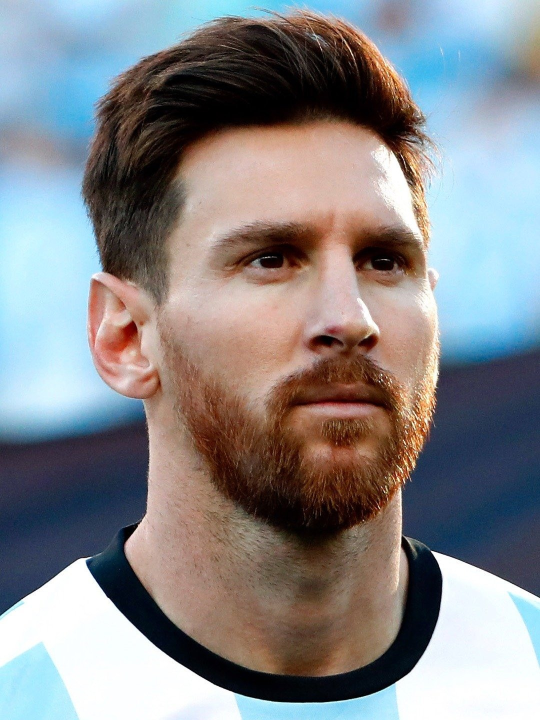
#> input picture Test Images/lion.jpg, 1080 x 1440 px, found by its file name (shown at 1/2 size)
$ python 'counter detection file.py'
#> lines starting #> are read from the running program, lines starting #| are printed output that depends on the picture; after the words box and inside, x2 and y2 are one past the last pixel; in counts of white or black regions, pixels touching at a corner belong together
import cv2
import numpy as np

# Read the image
image_path = r"C:\Users\piyus\Desktop\lion.jpg"
img = cv2.imread(image_path)
#> img is the input picture: shape (1440, 1080, 3); mean B, G, R 137.7, 134.9, 134.9
img = cv2.resize(img,(500,500))
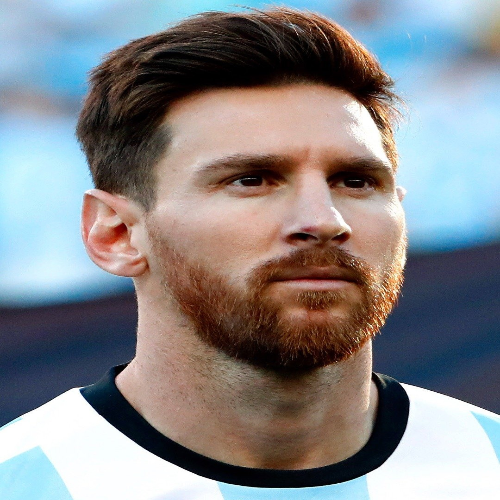
#> img: shape (500, 500, 3); mean B, G, R 137.6, 134.8, 134.8

# Convert the image to grayscale
gray = cv2.cvtColor(img, cv2.COLOR_BGR2GRAY)
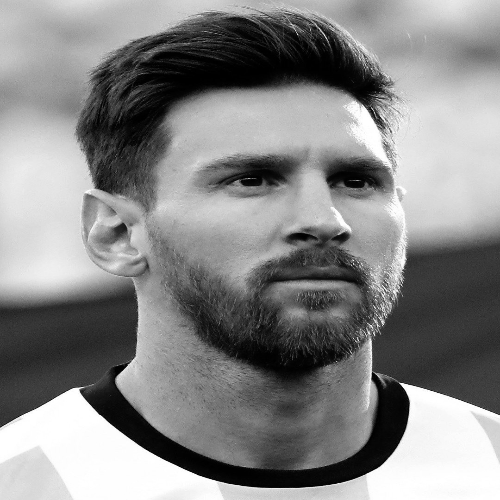
#> gray: shape (500, 500); min 0, max 255, mean 135.1

# Apply thresholding or edge detection
# Choose one of the following methods:

# Method 1: Thresholding
_, thresholded = cv2.threshold(gray, 127, 255, cv2.THRESH_BINARY)
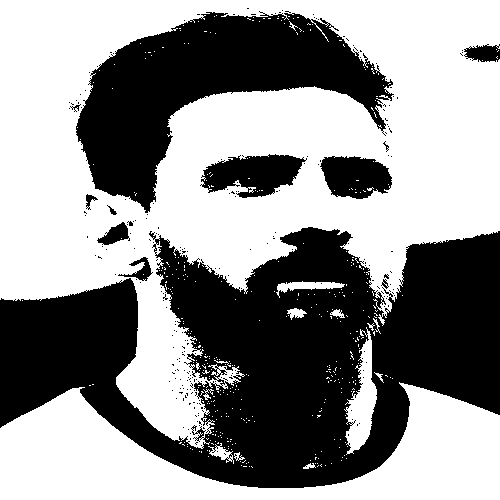
#> thresholded: shape (500, 500); 56.2% white; 242 black regions (230 under 20 px), largest, box (x1, y1, x2, y2) and area: (0, 227, 500, 488) 75717, (76, 11, 394, 213) 26850, (200, 154, 307, 198) 2957

# Method 2: Edge Detection (using Canny)
edges = cv2.Canny(gray, 50, 150)
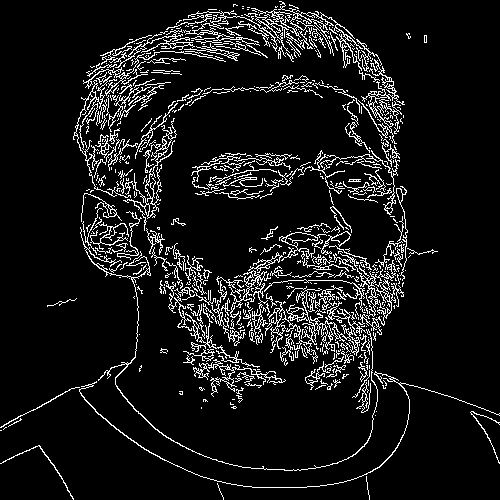
#> edges: shape (500, 500); 8.8% white in thin lines or dots

# Find contours in the thresholded or edge-detected image
contours, hierarchy = cv2.findContours(edges, cv2.RETR_EXTERNAL, cv2.CHAIN_APPROX_SIMPLE)
#> contours = 528 contours, 468 with area under 20; largest, box (x1, y1, x2, y2) and area: (265, 288, 360, 356) 550, (333, 253, 404, 335) 473, (229, 270, 271, 335) 363, (251, 1, 363, 71) 348, (358, 59, 405, 144) 316

# Choose the index of the contour you want to output
chosen_contour_index = 220  # Change this index as needed

# Create an empty image to draw the chosen contour
output_img = np.zeros_like(img)

# Draw the chosen contour on the empty image
cv2.drawContours(output_img, contours, 221, (0, 255, 0), 2)
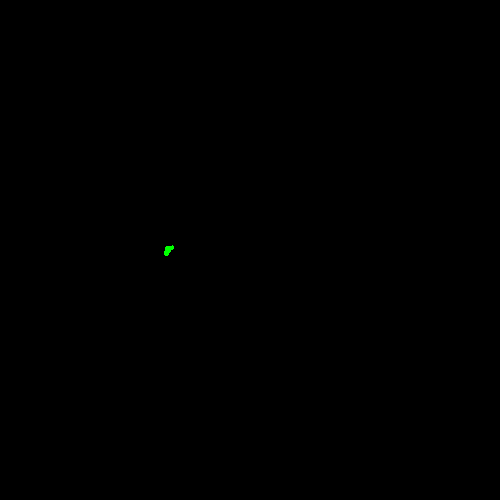
#> output_img: shape (500, 500, 3); mean of channels 0, 1, 2 0, 0.1, 0; drawn as B, G, R

# Display the original image and the image with the chosen contour
cv2.imshow('Original Image', img)
cv2.imshow('Chosen Contour', output_img)
cv2.waitKey(0)
cv2.destroyAllWindows()
